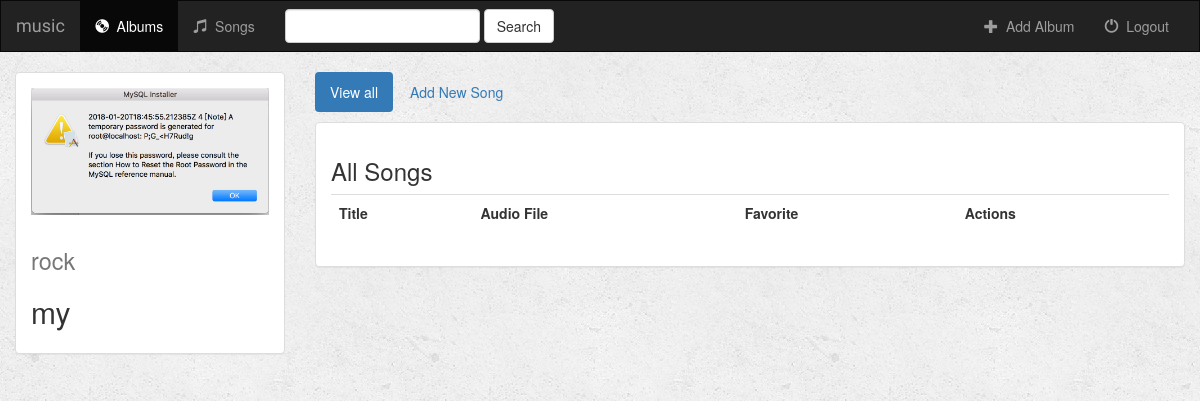
The app's page /music/1/ with its own data.
### music/models.py (models this page shows, shortened)
class Album(models.Model):
    artist = models.CharField(max_length=250)
    album_title = models.CharField(max_length=250)
    genre = models.CharField(max_length=100)
    album_logo = models.FileField()
    def __str__(self):
        return self.album_title + ' - ' + self.artist

### music/views.py (the view)
# urls.py: path('<int:pk>/', views.DetailView.as_view(), name='detail'),
class DetailView(generic.DetailView):
    model = Album
    template_name = 'music/detail.html'

### music/templates/music/detail.html (shortened to what this page needs)
{% extends 'music/base.html' %} {% block title%} {{album}} {% endblock %} {% block body%}
<div class="container-fluid songs-container">
    <div class="row">
        <div class="col-sm-4 col-md-3">
            <div class="panel panel-default">
                <div class="panel-body">
                    <a href="{% url 'music:detail' album.id %}">
                        {% if album.album_logo %}
                        <img src="{{ album.album_logo.url }}" class="img-responsive"> {% else %}
                        <h3>No image to display</h3>
                        {% endif %}
                    </a>
                    <h1>{{ album.title }}
                        <small> {{album.genre }}</small>
                    </h1>
                    <h2>{{ album.artist }}</h2>
                </div>
            </div>
        </div>
        <div class="col-sm-8 col-md-9">
            <ul class="nav nav-pills" style="margin-bottom: 10px;">
                <li role="presentation" class="active">
                    <a href="{% url 'music:detail' album.id %}">View all</a>
                </li>
                <li role="presentation">
                    <a href="#">Add New Song</a>
                </li>
            </ul>
            <div class="panel panel-default">
                <div class="panel-body">
                    <h3>All Songs</h3>
                    <table class="table">
                        <thread>
                            <tr>
                                <th>Title</th>
                                <th>Audio File</th>
                                <th>Favorite</th>
                                <th>Actions</th>
                            </tr>
                        </thread>
                    </table>
                </div>
            </div>
        </div>
    </div>
</div>
{% endblock %}

### music/static/music/style.css (style rules this page uses)
body { background: white url("images/background.png"); }

### records on screen
Album: album_logo (picture), genre "rock", artist "my"
